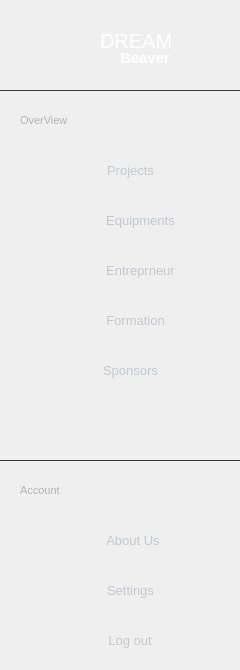
     <widget class="QWidget" name="side_bar" native="true">
      <property name="maximumSize">
       <size>
        <width>240</width>
        <height>16777215</height>
       </size>
      </property>
      <property name="styleSheet">
       <string notr="true">#side_bar {
	background-color:#0F141E;
	border-radius:7px;
}

</string>
      </property>
      <widget class="Line" name="line_1">
       <property name="geometry">
        <rect>
         <x>0</x>
         <y>80</y>
         <width>251</width>
         <height>21</height>
        </rect>
       </property>
       <property name="maximumSize">
        <size>
         <width>1000</width>
         <height>16777215</height>
        </size>
       </property>
       <property name="styleSheet">
        <string notr="true">background-color:transparent;
color: #1C212B;
color: rgb(49, 58, 77);</string>
       </property>
       <property name="frameShadow">
        <enum>QFrame::Plain</enum>
       </property>
       <property name="lineWidth">
        <number>1</number>
       </property>
       <property name="midLineWidth">
        <number>1</number>
       </property>
       <property name="orientation">
        <enum>Qt::Horizontal</enum>
       </property>
      </widget>
      <widget class="Line" name="line_2">
       <property name="geometry">
        <rect>
         <x>0</x>
         <y>450</y>
         <width>251</width>
         <height>21</height>
        </rect>
       </property>
       <property name="maximumSize">
        <size>
         <width>1000</width>
         <height>16777215</height>
        </size>
       </property>
       <property name="styleSheet">
        <string notr="true">background-color:transparent;
color: #1C212B;
color: rgb(49, 58, 77);</string>
       </property>
       <property name="frameShadow">
        <enum>QFrame::Plain</enum>
       </property>
       <property name="lineWidth">
        <number>1</number>
       </property>
       <property name="midLineWidth">
        <number>1</number>
       </property>
       <property name="orientation">
        <enum>Qt::Horizontal</enum>
       </property>
      </widget>
      <widget class="QLabel" name="Dream">
       <property name="geometry">
        <rect>
         <x>100</x>
         <y>30</y>
         <width>71</width>
         <height>21</height>
        </rect>
       </property>
       <property name="styleSheet">
        <string notr="true">background-color:transparent;
color:white;
font-size:20px;
font-size:bold;</string>
       </property>
       <property name="text">
        <string>DREAM</string>
       </property>
      </widget>
      <widget class="QLabel" name="beaver">
       <property name="geometry">
        <rect>
         <x>120</x>
         <y>50</y>
         <width>61</width>
         <height>16</height>
        </rect>
       </property>
       <property name="styleSheet">
        <string notr="true">background-color:transparent; 
color:white;
font-size:15px ;
font-weight:bold; 
</string>
       </property>
       <property name="text">
        <string>Beaver</string>
       </property>
      </widget>
      <widget class="QPushButton" name="project">
       <property name="geometry">
        <rect>
         <x>10</x>
         <y>150</y>
         <width>221</width>
         <height>41</height>
        </rect>
       </property>
       <property name="maximumSize">
        <size>
         <width>1000</width>
         <height>16777215</height>
        </size>
       </property>
       <property name="cursor">
        <cursorShape>PointingHandCursor</cursorShape>
       </property>
       <property name="styleSheet">
        <string notr="true">#project {
	background-color:transparent ; 
	border-radius:10px;
	padding: 10px 30px 10px 50px;
	background: url(:/icons/tsawer/project.svg) no-repeat;
	color:#BFC9D3 ; 
	font-size:13px;
	background-origin: content; 
}

#project::hover {
	background: url(:/icons/tsawer/project_hover.svg) no-repeat;
	background-color:#2A3E46 ; 
	padding: 10px 30px 10px 50px;
	background-origin: content; 
	color : #4AC7EA ; 
}</string>
       </property>
       <property name="text">
        <string>Projects</string>
       </property>
       <property name="iconSize">
        <size>
         <width>16</width>
         <height>16</height>
        </size>
       </property>
      </widget>
      <widget class="QPushButton" name="equipments">
       <property name="geometry">
        <rect>
         <x>10</x>
         <y>200</y>
         <width>221</width>
         <height>41</height>
        </rect>
       </property>
       <property name="maximumSize">
        <size>
         <width>1000</width>
         <height>16777215</height>
        </size>
       </property>
       <property name="cursor">
        <cursorShape>PointingHandCursor</cursorShape>
       </property>
       <property name="styleSheet">
        <string notr="true">#equipments {
	background-color:transparent ; 
	border-radius:10px;
	padding: 10px 10px 10px 50px;
	background: url(:/icons/tsawer/equip.svg) no-repeat;
	color:#BFC9D3 ; 
	font-size:13px;
	background-origin: content; 
}

#equipments::hover {
	background: url(:/icons/tsawer/equip_hover.svg) no-repeat;
	background-color:#2A3E46 ; 
	border-radius:10px;	
	padding: 10px 10px 10px 50px;
	background-origin: content; 
	font-size:13px;
	color : #4AC7EA ; 
}</string>
       </property>
       <property name="text">
        <string>Equipments</string>
       </property>
       <property name="iconSize">
        <size>
         <width>16</width>
         <height>16</height>
        </size>
       </property>
      </widget>
      <widget class="QLabel" name="overview">
       <property name="geometry">
        <rect>
         <x>20</x>
         <y>110</y>
         <width>71</width>
         <height>21</height>
        </rect>
       </property>
       <property name="styleSheet">
        <string notr="true">#overview {
	background-color:transparent ; 
	color:#B2B3B7; 
	font-size:11px ;
}
</string>
       </property>
       <property name="text">
        <string>OverView</string>
       </property>
      </widget>
      <widget class="QLabel" name="Account">
       <property name="geometry">
        <rect>
         <x>20</x>
         <y>480</y>
         <width>41</width>
         <height>21</height>
        </rect>
       </property>
       <property name="styleSheet">
        <string notr="true">#Account {
	background-color:transparent ; 
	color:#B2B3B7; 
	font-size:11px ;
}
</string>
       </property>
       <property name="text">
        <string>Account</string>
       </property>
      </widget>
      <widget class="QPushButton" name="settings">
       <property name="geometry">
        <rect>
         <x>10</x>
         <y>570</y>
         <width>221</width>
         <height>41</height>
        </rect>
       </property>
       <property name="maximumSize">
        <size>
         <width>1000</width>
         <height>16777215</height>
        </size>
       </property>
       <property name="cursor">
        <cursorShape>PointingHandCursor</cursorShape>
       </property>
       <property name="styleSheet">
        <string notr="true">#settings {
	background-color:transparent ; 
	border-radius:10px;
	padding: 10px 30px 10px 50px;
	background: url(:/icons/tsawer/settings.svg) no-repeat;
	color:#BFC9D3 ; 
	font-size:13px;
	background-origin: content; 
}

#settings::hover {
	background: url(:/icons/tsawer/settings_hover.svg) no-repeat;
	background-color:#2A3E46 ; 
	padding: 10px 30px 10px 50px;
	background-origin: content; 
	color : #4AC7EA ; 
}</string>
       </property>
       <property name="text">
        <string>Settings</string>
       </property>
       <property name="iconSize">
        <size>
         <width>16</width>
         <height>16</height>
        </size>
       </property>
      </widget>
      <widget class="QPushButton" name="logout">
       <property name="geometry">
        <rect>
         <x>10</x>
         <y>620</y>
         <width>221</width>
         <height>41</height>
        </rect>
       </property>
       <property name="maximumSize">
        <size>
         <width>1000</width>
         <height>16777215</height>
        </size>
       </property>
       <property name="cursor">
        <cursorShape>PointingHandCursor</cursorShape>
       </property>
       <property name="styleSheet">
        <string notr="true">#logout {
	background-color:transparent ; 
	border-radius:10px;
	padding: 10px 31px 10px 50px;
	background: url(:/icons/tsawer/log-out.svg) no-repeat;
	color:#BFC9D3 ; 
	font-size:13px;
	background-origin: content; 
}

#logout::hover {
	background: url(:/icons/tsawer/log-out_hover.svg) no-repeat;
	background-color:#2A3E46 ; 
	padding: 10px 31px 10px 50px;
	background-origin: content; 
	color : #4AC7EA ; 
}</string>
       </property>
       <property name="text">
        <string>Log out</string>
       </property>
       <property name="iconSize">
        <size>
         <width>16</width>
         <height>16</height>
        </size>
       </property>
      </widget>
      <widget class="QPushButton" name="About_us">
       <property name="geometry">
        <rect>
         <x>10</x>
         <y>520</y>
         <width>221</width>
         <height>41</height>
        </rect>
       </property>
       <property name="maximumSize">
        <size>
         <width>1000</width>
         <height>16777215</height>
        </size>
       </property>
       <property name="cursor">
        <cursorShape>PointingHandCursor</cursorShape>
       </property>
       <property name="styleSheet">
        <string notr="true">#About_us {
	background-color:transparent ; 
	border-radius:10px;
	padding: 10px 25px 10px 50px;
	background: url(:/icons/tsawer/info.svg) no-repeat;
	color:#BFC9D3 ; 
	font-size:13px;
	background-origin: content; 
}

#About_us::hover {
	background: url(:/icons/tsawer/info_hover.svg) no-repeat;
	background-color:#2A3E46 ; 
	padding: 10px 25px 10px 50px;
	background-origin: content; 
	color : #4AC7EA ; 
}</string>
       </property>
       <property name="text">
        <string>About Us</string>
       </property>
       <property name="iconSize">
        <size>
         <width>16</width>
         <height>16</height>
        </size>
       </property>
      </widget>
      <widget class="QLabel" name="label">
       <property name="geometry">
        <rect>
         <x>10</x>
         <y>-10</y>
         <width>101</width>
         <height>121</height>
        </rect>
       </property>
       <property name="styleSheet">
        <string notr="true"/>
       </property>
       <property name="text">
        <string/>
       </property>
       <property name="pixmap">
        <pixmap resource="Resources.qrc">:/icons/tsawer/logo.png</pixmap>
       </property>
       <property name="scaledContents">
        <bool>true</bool>
       </property>
      </widget>
      <widget class="QPushButton" name="entreperneurs">
       <property name="geometry">
        <rect>
         <x>10</x>
         <y>250</y>
         <width>221</width>
         <height>41</height>
        </rect>
       </property>
       <property name="maximumSize">
        <size>
         <width>1000</width>
         <height>16777215</height>
        </size>
       </property>
       <property name="cursor">
        <cursorShape>PointingHandCursor</cursorShape>
       </property>
       <property name="styleSheet">
        <string notr="true">#entreperneurs {
	background-color:transparent ; 
	border-radius:10px;
	padding: 10px 10px 10px 50px;
	background:  url(:/icons/tsawer/entreperneur.svg)  no-repeat;
	color:#BFC9D3 ; 
	font-size:13px;
	background-origin: content; 
}

#entreperneurs::hover {
	background:  url(:/icons/tsawer/entreperneur_hover.svg) no-repeat;
	background-color:#2A3E46 ; 
	border-radius:10px;	
	padding: 10px 10px 10px 50px;
	background-origin: content; 
	font-size:13px;
	color : #4AC7EA ; 
}</string>
       </property>
       <property name="text">
        <string>Entreprneur</string>
       </property>
       <property name="iconSize">
        <size>
         <width>16</width>
         <height>16</height>
        </size>
       </property>
      </widget>
      <widget class="QPushButton" name="formation">
       <property name="geometry">
        <rect>
         <x>10</x>
         <y>300</y>
         <width>221</width>
         <height>41</height>
        </rect>
       </property>
       <property name="maximumSize">
        <size>
         <width>1000</width>
         <height>16777215</height>
        </size>
       </property>
       <property name="cursor">
        <cursorShape>PointingHandCursor</cursorShape>
       </property>
       <property name="styleSheet">
        <string notr="true">#formation {
	background-color:transparent ; 
	border-radius:10px;
	padding: 10px 20px 10px 50px;
	background:  url(:/icons/tsawer/formation.svg)  no-repeat;
	color:#BFC9D3 ; 
	font-size:13px;
	background-origin: content; 
}

#formation::hover {
	background:  url(:/icons/tsawer/formation_hover.svg) no-repeat;
	background-color:#2A3E46 ; 
	border-radius:10px;	
	padding: 10px 20px 10px 50px;
	background-origin: content; 
	font-size:13px;
	color : #4AC7EA ; 
}</string>
       </property>
       <property name="text">
        <string>Formation</string>
       </property>
       <property name="iconSize">
        <size>
         <width>16</width>
         <height>16</height>
        </size>
       </property>
      </widget>
      <widget class="QPushButton" name="sponsors">
       <property name="geometry">
        <rect>
         <x>10</x>
         <y>350</y>
         <width>221</width>
         <height>41</height>
        </rect>
       </property>
       <property name="maximumSize">
        <size>
         <width>1000</width>
         <height>16777215</height>
        </size>
       </property>
       <property name="cursor">
        <cursorShape>PointingHandCursor</cursorShape>
       </property>
       <property name="styleSheet">
        <string notr="true">#sponsors {
	background-color:transparent ; 
	border-radius:10px;
	padding: 10px 30px 10px 50px;
	background:  url(:/icons/tsawer/adds.svg)  no-repeat;
	color:#BFC9D3 ; 
	font-size:13px;
	background-origin: content; 
}

#sponsors::hover {
	background:  url(:/icons/tsawer/adds_hover.svg) no-repeat;
	background-color:#2A3E46 ; 
	border-radius:10px;	
	padding: 10px 30px 10px 50px;
	background-origin: content; 
	font-size:13px;
	color : #4AC7EA ; 
}</string>
       </property>
       <property name="text">
        <string>Sponsors</string>
       </property>
       <property name="iconSize">
        <size>
         <width>16</width>
         <height>16</height>
        </size>
       </property>
      </widget>
     </widget>
